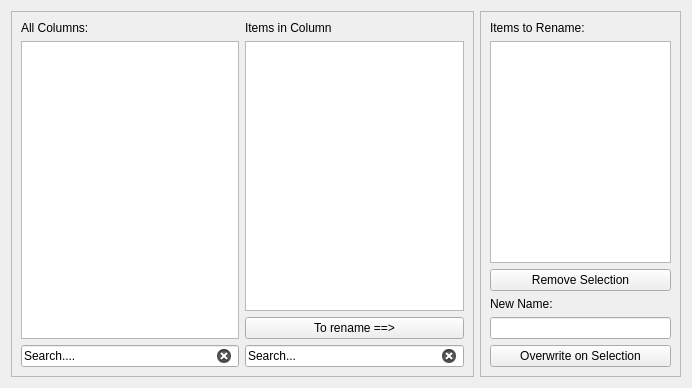
<?xml version="1.0" encoding="UTF-8"?>
<ui version="4.0">
 <class>Form</class>
 <widget class="QWidget" name="Form">
  <property name="geometry">
   <rect>
    <x>0</x>
    <y>0</y>
    <width>692</width>
    <height>388</height>
   </rect>
  </property>
  <property name="windowTitle">
   <string>Form</string>
  </property>
  <layout class="QGridLayout" name="gridLayout_3">
   <item row="0" column="0">
    <widget class="QFrame" name="frame">
     <property name="frameShape">
      <enum>QFrame::StyledPanel</enum>
     </property>
     <property name="frameShadow">
      <enum>QFrame::Raised</enum>
     </property>
     <layout class="QGridLayout" name="gridLayout">
      <item row="1" column="1">
       <widget class="QListWidget" name="listWidgetUniqueItems">
        <property name="selectionMode">
         <enum>QAbstractItemView::ExtendedSelection</enum>
        </property>
       </widget>
      </item>
      <item row="0" column="0">
       <widget class="QLabel" name="label">
        <property name="text">
         <string>All Columns:</string>
        </property>
       </widget>
      </item>
      <item row="0" column="1">
       <widget class="QLabel" name="label_2">
        <property name="text">
         <string>Items in Column</string>
        </property>
       </widget>
      </item>
      <item row="3" column="0">
       <widget class="QLineEdit" name="lineEditSearchColumns">
        <property name="text">
         <string>Search....</string>
        </property>
        <property name="clearButtonEnabled">
         <bool>true</bool>
        </property>
       </widget>
      </item>
      <item row="3" column="1">
       <widget class="QLineEdit" name="lineEditSearchItems">
        <property name="text">
         <string>Search...</string>
        </property>
        <property name="clearButtonEnabled">
         <bool>true</bool>
        </property>
       </widget>
      </item>
      <item row="2" column="1">
       <widget class="QPushButton" name="pushButtonAddToChange">
        <property name="text">
         <string>To rename ==&gt;</string>
        </property>
       </widget>
      </item>
      <item row="1" column="0" rowspan="2">
       <widget class="QListWidget" name="listWidgetAllColumns">
        <property name="selectionMode">
         <enum>QAbstractItemView::ExtendedSelection</enum>
        </property>
       </widget>
      </item>
     </layout>
    </widget>
   </item>
   <item row="0" column="1">
    <widget class="QFrame" name="frame_2">
     <property name="frameShape">
      <enum>QFrame::StyledPanel</enum>
     </property>
     <property name="frameShadow">
      <enum>QFrame::Raised</enum>
     </property>
     <layout class="QGridLayout" name="gridLayout_2">
      <item row="4" column="0">
       <widget class="QLineEdit" name="lineEditNewName"/>
      </item>
      <item row="0" column="0">
       <widget class="QLabel" name="label_3">
        <property name="text">
         <string>Items to Rename:</string>
        </property>
       </widget>
      </item>
      <item row="3" column="0">
       <widget class="QLabel" name="label_4">
        <property name="text">
         <string>New Name:</string>
        </property>
       </widget>
      </item>
      <item row="1" column="0">
       <widget class="QListWidget" name="listWidgetToRename">
        <property name="selectionMode">
         <enum>QAbstractItemView::ExtendedSelection</enum>
        </property>
       </widget>
      </item>
      <item row="6" column="0">
       <widget class="QPushButton" name="pushButtonOverwrite">
        <property name="text">
         <string>Overwrite on Selection</string>
        </property>
       </widget>
      </item>
      <item row="2" column="0">
       <widget class="QPushButton" name="pushButtonRemoveSelection">
        <property name="text">
         <string>Remove Selection</string>
        </property>
       </widget>
      </item>
     </layout>
    </widget>
   </item>
  </layout>
 </widget>
 <resources/>
 <connections/>
</ui>
